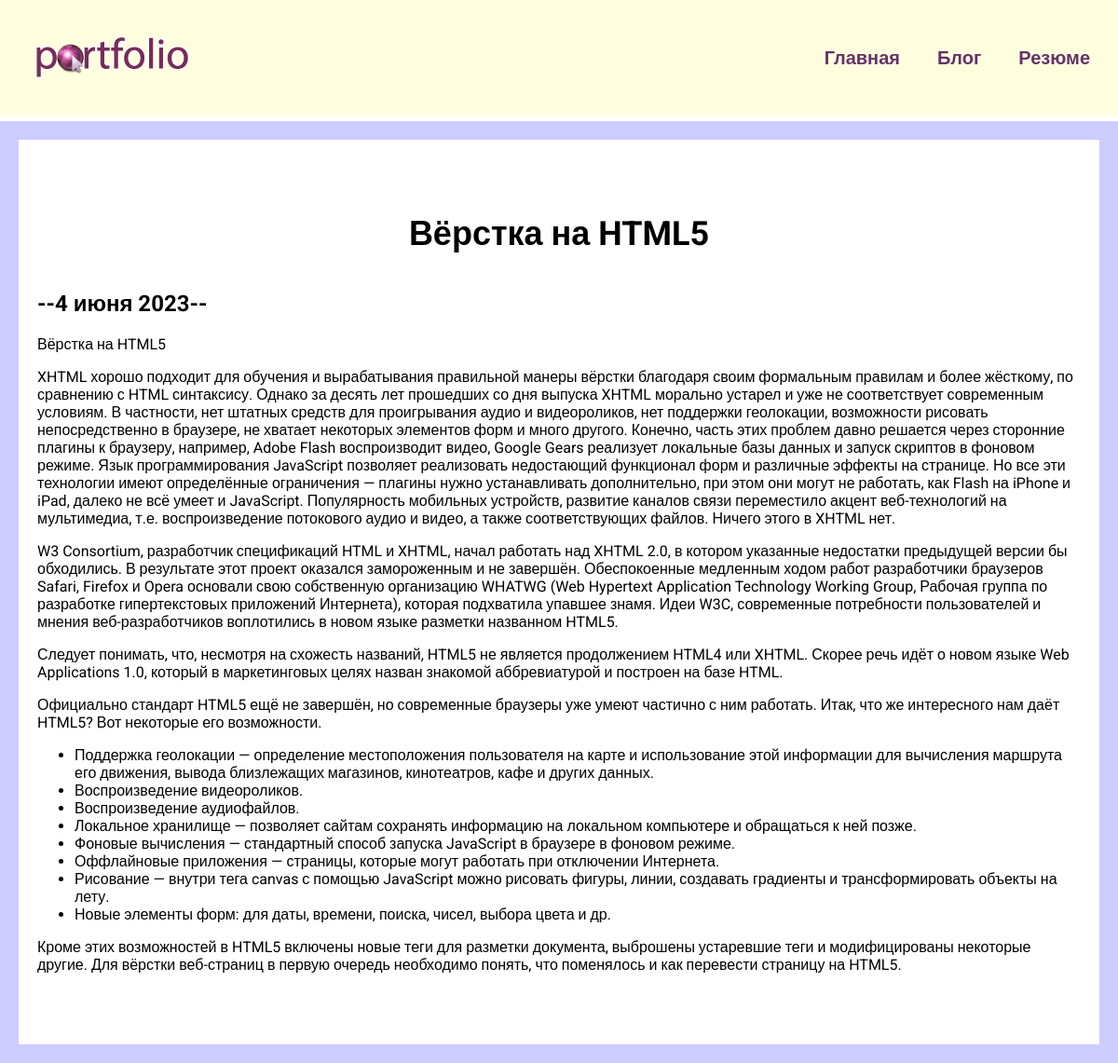
Page /blog/1/ on the committed database.
### blog/models.py (models this page shows, shortened)
class Blog(models.Model):
    title = models.CharField(max_length=200)
    description = models.TextField()
    date = models.DateField()

### blog/views.py (the view)
# urls.py: path('<int:blog_id>/', views.detail, name='detail'),
def detail(request, blog_id):
    blog = get_object_or_404(Blog, pk=blog_id)
    return render(request, 'blog/detail.html', {'blog': blog})

### blog/templates/blog/detail.html
{%extends 'skills/base.html'%}
{%block content%}
<div class="detail">
<h1>{{blog.title}}</h1>
<h2>--{{blog.date|date:'j E Y'}}--</h2>
    {{blog.description|safe}}
</div>
{%endblock%}

### skills/static/css/style.css (style rules this page uses)
body { font-family: 'Roboto', sans-serif; padding: 0; margin: 0; background: #ccccff; }
.content h1 { text-align: center; margin: 60px 0 40px; font-size: 36px; }
.detail { background: #FFF; padding: 20px 20px 60px; box-sizing: border-box; }

### rows in the picture
Blog: title "Вёрстка на HTML5", date "4 июня 2023", description "Вёрстка на HTML5 XHTML хорошо подходит для обучения и вырабатывания правильной манеры вёрстки благодаря своим формальным правилам и более жёсткому, по сравнению с HTML синтаксису. Однако за десять лет прошедших со дня выпуска XHTML морально устарел и уже не соответствует современным условиям. В частности, нет штатных средств для проигрывания аудио и видеороликов, нет поддержки геолокации, возможности рисовать непосредственно в браузере, не хватает некоторых элементов форм и много другого. Конечно, часть этих проблем давно решается через сторонние плагины к браузеру, например, Adobe Flash воспроизводит видео, Google Gears реализует локальные базы данных и запуск скриптов в фоновом режиме.…"
